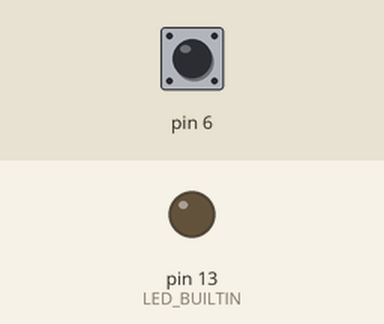
The sketch below on a simulated Arduino Uno, built with avr-gcc and run on an emulated ATmega328P. Shown: output pins drawn as LEDs (lit = HIGH). The test bench sets the inputs (shaded band); at power-on: pin 6 HIGH.

Above: at 1.2 s.
1.3 s: pin 6 pulled LOW for 1 s
At 1.7 s:
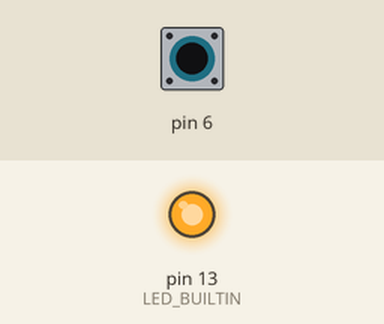
3.8 s: pin 6 pulled LOW for 3.2 s
At 7.6 s:
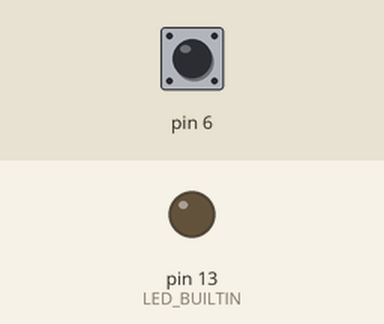
Timing chart, 0 to 9.1 s (numbered marks = the images above; inputs shaded):
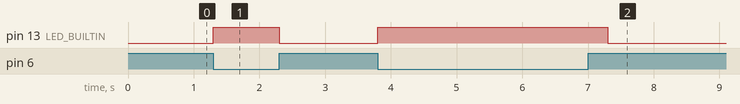

Measured:
- after the input at 1.3 s, pin 13 (LED_BUILTIN): LOW → HIGH at once, → LOW 1.0 s later
- after the input at 3.8 s, pin 13 (LED_BUILTIN): LOW → HIGH at once, → LOW 3.5 s later

The sketch:

sketch_may21a.ino
```cpp
void setup() {
   pinMode(6,INPUT_PULLUP);
  pinMode(LED_BUILTIN, OUTPUT);
  digitalWrite(LED_BUILTIN,LOW);

}

void loop() {
  switch(digitalRead(6))
  {
   case 0:
   digitalWrite(LED_BUILTIN,HIGH);
   delay(500);
   //digitalWrite(LED_BUILTIN,LOW);
   default :
    digitalWrite(LED_BUILTIN,LOW);

    }

}
```
